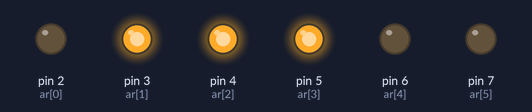
A sketch run on a simulated Arduino Uno, built with avr-gcc and run on an emulated ATmega328P. Shown: output pins drawn as LEDs (lit = HIGH).

Above: at 0.18 s.
At 0.33 s:
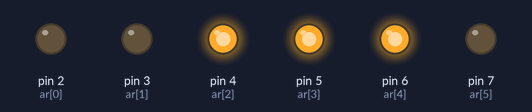
At 0.64 s:
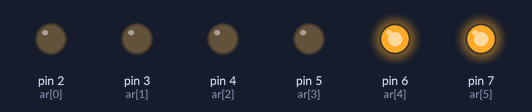
At 1.39 s:
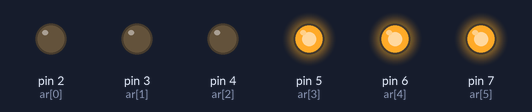
At 2.59 s:
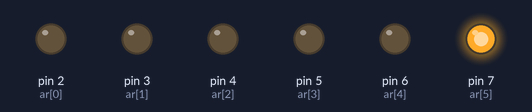
Timing chart, 0 to 3.0 s (numbered marks = the images above):
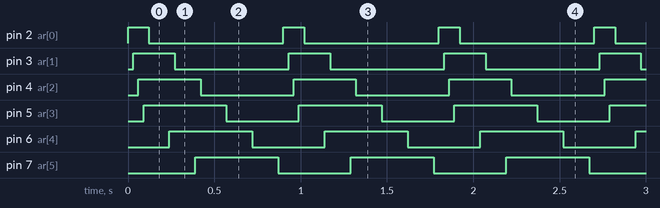

Measured:
- by itself, pin 2 (ar[0]): alternates HIGH for 0.12 s and LOW for 0.78 s
- by itself, pin 3 (ar[1]): alternates HIGH for 0.24 s and LOW for 0.66 s
- by itself, pin 4 (ar[2]): alternates HIGH for 0.36 s and LOW for 0.54 s
- by itself, pin 5 (ar[3]), pin 6 (ar[4]), pin 7 (ar[5]): alternates HIGH for 0.48 s and LOW for 0.42 s

The sketch:

trailing.ino
```cpp
int ar[]={2,3,4,5,6,7};
void setup()
{
   for(int i=0;i<6;i++)
   {
      pinMode(ar[i],OUTPUT);
   }
}

void loop()
{
  for(int i=0;i<6;i++)
  {
    digitalWrite(ar[i], HIGH);
    delay(30);
    digitalWrite(ar[i+1], HIGH);
    delay(30);
    digitalWrite(ar[i+2], HIGH);
    delay(30);
    digitalWrite(ar[i+3], HIGH);
    delay(30);
    digitalWrite(ar[i], LOW);
    delay(30);
    //digitalWrite(ar[i+1], LOW);
    //delay(50);
    //digitalWrite(ar[i+2], LOW);
    //delay(50);
  }
  /*for(int i=8;i>-1;i--)
  {
    digitalWrite(ar[i], HIGH);
    delay(20);
    digitalWrite(ar[i-1], HIGH);
    delay(20);
    digitalWrite(ar[i-2], HIGH);
    delay(20);
    digitalWrite(ar[i], LOW);
    delay(20);
    digitalWrite(ar[i-1], LOW);
}*/
}
```
